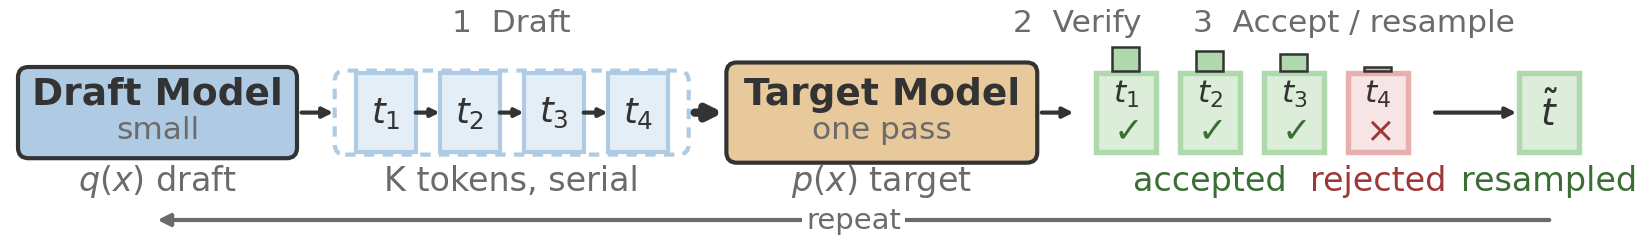

This figure's Python source:
#!/usr/bin/env python3
"""
Speculative decoding schematic -- ICLR-style flat vector, 7:1 banner.

Renders
    figures/speculative_decoding.pdf    vector, for \\includegraphics
    figures/speculative_decoding.png    300 dpi preview

Two things drove this rewrite:

1. Print size.  A 7:1 figure placed at \\textwidth is only ~0.79 in tall, so the
   ratio of font size to canvas height -- not the font size in points -- decides
   legibility.  The figure is therefore authored at 7 x 1 in and the script
   prints the effective point size after the \\textwidth downscale.

2. Machine-checkable layout.  Nobody eyeballs this file, so text is measured with
   the renderer *before* the boxes are sized, zones are packed to fill the width
   exactly, and ``verify()`` reports out-of-canvas artists and cross-group
   overlaps.  Plus a crude ink histogram, which is the closest thing to a look.
"""

import os

os.environ.setdefault("MPLCONFIGDIR", "/tmp/dsh-mplconfig")

import matplotlib

matplotlib.use("Agg")

import matplotlib.pyplot as plt
from matplotlib.patches import FancyBboxPatch, Rectangle, FancyArrowPatch
import numpy as np

# --------------------------------------------------------------------- style
INK = "#333333"
MUTED = "#6B6B6B"
FAINT = "#9A9A9A"
BLUE = "#AFCBE3"
BLUE_L = "#E4EEF7"
AMBER = "#E8C99B"
GREEN = "#AFD8AC"
GREEN_F = "#DCEEDA"
RED = "#E8AFAF"
RED_F = "#F7E4E4"

STROKE = 1.0          # uniform stroke weight, the house rule
DARK_GREEN = "#3B6E35"
DARK_RED = "#9E3838"

# Authored at the printed size: 5.5 in == \textwidth in a single-column ICLR
# paper.  Nothing is downscaled, so the point sizes below are the printed sizes.
# That matters: a 7:1 figure at \textwidth is only 0.786 in tall, and any
# \includegraphics scaling would shrink the labels with it.
FIG_W = 5.5
FIG_H = FIG_W / 7.0
TEXTWIDTH_IN = FIG_W

# fonts (points, and therefore points on the page)
F_TITLE, F_SUB, F_TOK, F_NOTE, F_PHASE, F_TINY = 9.0, 7.5, 8.5, 8.0, 7.5, 7.0

# vertical layout (inches).  FIG_H is 0.786, so each row is explicitly budgeted:
#   phase 0.654-0.758 | bars 0.546-0.630 | row 0.256-0.560
#   notes 0.125-0.236 | repeat 0.002-0.099
BOX_Y0, BOX_Y1 = 0.256, 0.560      # the two model boxes
SQ_Y0, SQ_Y1 = 0.276, 0.540        # token squares
LAB_Y = 0.408                      # draft token label
D_TOK_Y = 0.472                    # verified token label
MARK_Y = 0.350                     # check / cross
BAR_Y, BAR_MAX = 0.546, 0.630      # target-probability bars
PHASE_Y = 0.706
NOTE_Y = 0.180
REPEAT_Y = 0.050
LOOP_Y = 0.050
MARGIN = 0.06
MIN_GAP = 0.07

PARTS = []


def reg(name, artist, group, kind):
    PARTS.append(dict(name=name, artist=artist, group=group, kind=kind))
    return artist


fig = plt.figure(figsize=(FIG_W, FIG_H))
ax = fig.add_axes([0, 0, 1, 1])
ax.set_xlim(0, FIG_W)
ax.set_ylim(0, FIG_H)
ax.axis("off")
FIG_DPI = fig.get_dpi()


# ---------------------------------------------------------------- measuring
_MCACHE = {}


def measure(s, fs, weight="normal"):
    """Return (width, height) of a string in inches."""
    key = (s, fs, weight)
    if key in _MCACHE:
        return _MCACHE[key]
    t = ax.text(0, 0, s, fontsize=fs, fontweight=weight)
    fig.canvas.draw()
    bb = t.get_window_extent(fig.canvas.get_renderer())
    t.remove()
    val = (bb.width / FIG_DPI, bb.height / FIG_DPI)
    _MCACHE[key] = val
    return val


def tw(s, fs, weight="normal"):
    return measure(s, fs, weight)[0]


# ------------------------------------------------------------ zone A: draft
A_LABELS = ["Draft Model", "small", "$q(x)$ draft"]
A_PAD = 0.10
A_W = tw("Draft Model", F_TITLE, "bold") + A_PAD

# --------------------------------------------------------- zone B / D: row
SQ_W = max(0.20, tw("$t_1$", F_TOK) + 0.04)
SQ_H = SQ_Y1 - SQ_Y0
N_TOK = 4
B_PAD = 0.07
GAP_TOK = SQ_W * 0.40
ROW_W = N_TOK * SQ_W + (N_TOK - 1) * GAP_TOK
B_W = ROW_W + 2 * B_PAD
D_W = B_W

# ----------------------------------------------------------- zone C: target
C_W = tw("Target Model", F_TITLE, "bold") + 0.12

# ------------------------------------------------------- zone E: resampling
# the zone is widened to fit its caption; the square itself stays centre-aligned
E_W = max(SQ_W, tw("resampled", F_SUB))

# ------------------------------------------------------ phases and packing
PHASES = [
    ("1  Draft, serial", B_W, None),
    ("2  Verify, one pass", C_W + D_W + 0.0, None),
    ("3  Accept / resample", E_W, None),
]

ZONE_W = [A_W, B_W, C_W, D_W, E_W]
usable = FIG_W - 2 * MARGIN
gap = (usable - sum(ZONE_W)) / (len(ZONE_W) - 1)
if gap < 0:
    raise SystemExit(
        f"zones need {sum(ZONE_W):.2f} in but only {usable:.2f} in is usable"
    )
if gap < MIN_GAP:
    print(f"WARNING: computed gap {gap:.3f} in < MIN_GAP {MIN_GAP}")

x = MARGIN
X = []
for w in ZONE_W:
    X.append(x)
    x += w + gap
X_END = X[-1] + ZONE_W[-1]
if X_END > FIG_W - MARGIN + 1e-9:
    raise SystemExit("packing overflowed")


# ------------------------------------------------------------------ helpers
def rbox(px, py, w, h, fc, ec=INK, lw=STROKE, ls="-", name=None, group=None, z=2):
    p = FancyBboxPatch((px, py), w, h,
                       boxstyle="round,pad=0,rounding_size=0.035",
                       linewidth=lw, edgecolor=ec, facecolor=fc,
                       linestyle=ls, zorder=z)
    ax.add_patch(p)
    return reg(name or f"box({px:.3f},{py:.3f})", p, group, "box")


def sq(px, py, w, h, fc, ec=INK, lw=STROKE, ls="-", name=None, group=None, z=3):
    p = Rectangle((px, py), w, h, linewidth=lw, edgecolor=ec, facecolor=fc,
                  linestyle=ls, zorder=z)
    ax.add_patch(p)
    return reg(name or f"sq({px:.3f},{py:.3f})", p, group, "box")


def arr(x0, x1, py, lw=STROKE, ms=5, color=INK, name=None, group=None, z=5):
    a = FancyArrowPatch((x0, py), (x1, py), arrowstyle="-|>", mutation_scale=ms,
                        linewidth=lw, color=color, shrinkA=0, shrinkB=0, zorder=z)
    ax.add_patch(a)
    return reg(name or f"arr({x0:.3f}->{x1:.3f})", a, group, "arrow")


def loopback(x0, x1, py, name="repeat-arrow", group="R"):
    a = FancyArrowPatch((x0, py), (x1, py), arrowstyle="-|>", mutation_scale=6,
                        linewidth=STROKE, color=MUTED, shrinkA=0, shrinkB=0,
                        zorder=5)
    ax.add_patch(a)
    return reg(name, a, group, "arrow")


def txt(px, py, s, fs=F_NOTE, color=INK, ha="center", va="center",
        weight="normal", name=None, group=None, z=6, mask=False):
    # mask paints a white plate behind the label so a line under it stays broken
    t = ax.text(px, py, s, fontsize=fs, color=color, ha=ha, va=va,
                fontweight=weight, zorder=z,
                bbox=dict(facecolor="white", edgecolor="none", pad=1.0)
                if mask else None)
    return reg(name or f"txt('{s}')", t, group, "text")


LINK_Y = (SQ_Y0 + SQ_Y1) / 2

# --------------------------------------------------------------- draw: A
rbox(X[0], BOX_Y0, A_W, BOX_Y1 - BOX_Y0, BLUE, name="draft-model", group="A")
txt(X[0] + A_W / 2, 0.470, "Draft Model", fs=F_TITLE, weight="bold",
    group="A", name="draft-title")
txt(X[0] + A_W / 2, 0.350, "small", fs=F_SUB, color=MUTED, group="A",
    name="draft-sub")
txt(X[0] + A_W / 2, NOTE_Y, "$q(x)$ draft", fs=F_NOTE, color=MUTED,
    group="A", name="draft-note")

arr(X[0] + A_W + 0.015, X[1] - 0.005, LINK_Y, name="arr-A-B", group="LAB")

# --------------------------------------------------------------- draw: B
rbox(X[1], BOX_Y0 + 0.012, B_W, (BOX_Y1 - BOX_Y0) - 0.024, "none", ec=BLUE,
     ls=(0, (2.5, 2.0)), name="draft-group", group="B")
for i in range(N_TOK):
    tx = X[1] + B_PAD + i * (SQ_W + GAP_TOK)
    sq(tx, SQ_Y0, SQ_W, SQ_H, BLUE_L, ec=BLUE, name=f"draft-tok-{i+1}", group="B")
    txt(tx + SQ_W / 2, LAB_Y, f"$t_{i+1}$", fs=F_TOK, group="B",
        name=f"draft-tok-{i+1}-lab")
    if i < N_TOK - 1:
        arr(tx + SQ_W, tx + SQ_W + GAP_TOK, LINK_Y, ms=4,
            name=f"arr-serial-{i+1}", group="B")

txt(X[1] + B_W / 2, NOTE_Y, "K tokens, serial", fs=F_NOTE, color=MUTED,
    group="B", name="b-note")

arr(X[1] + B_W + 0.02, X[2] - 0.01, LINK_Y, lw=2.0, ms=7,
    name="arr-B-C", group="LBC")

# --------------------------------------------------------------- draw: C
rbox(X[2], BOX_Y0 - 0.015, C_W, (BOX_Y1 - BOX_Y0) + 0.03, AMBER,
     name="target-model", group="C")
txt(X[2] + C_W / 2, 0.470, "Target Model", fs=F_TITLE, weight="bold",
    group="C", name="target-title")
txt(X[2] + C_W / 2, 0.350, "one pass", fs=F_SUB, color=MUTED, group="C",
    name="target-sub")
txt(X[2] + C_W / 2, NOTE_Y, "$p(x)$ target", fs=F_NOTE, color=MUTED,
    group="C", name="target-note")

arr(X[2] + C_W + 0.015, X[3] - 0.005, LINK_Y, name="arr-C-D", group="LCD")

# --------------------------------------------------------------- draw: D
PROBS = [0.95, 0.82, 0.70, 0.16]
ACCEPT = [True, True, True, False]
for i in range(N_TOK):
    tx = X[3] + B_PAD + i * (SQ_W + GAP_TOK)
    ok = ACCEPT[i]
    sq(tx, SQ_Y0, SQ_W, SQ_H, GREEN_F if ok else RED_F,
       ec=GREEN if ok else RED, lw=1.3, name=f"ver-tok-{i+1}", group="D")
    txt(tx + SQ_W / 2, D_TOK_Y, f"$t_{i+1}$", fs=F_SUB, group="D",
        name=f"ver-tok-{i+1}-lab")
    txt(tx + SQ_W / 2, MARK_Y, "$\\checkmark$" if ok else "$\\times$", fs=F_TOK,
        color=DARK_GREEN if ok else DARK_RED, group="D",
        name=f"ver-mark-{i+1}")
    bw = SQ_W * 0.45
    sq(tx + (SQ_W - bw) / 2, BAR_Y, bw, PROBS[i] * (BAR_MAX - BAR_Y),
       GREEN if ok else RED, ec=INK, lw=0.6, name=f"ver-bar-{i+1}", group="D")

d_tok = [X[3] + B_PAD + i * (SQ_W + GAP_TOK) for i in range(N_TOK)]
txt((d_tok[0] + d_tok[2] + SQ_W) / 2, NOTE_Y, "accepted", fs=F_NOTE,
    color=DARK_GREEN, group="D", name="d-accepted")
txt(d_tok[3] + SQ_W / 2, NOTE_Y, "rejected", fs=F_NOTE, color=DARK_RED,
    group="D", name="d-rejected")

arr(X[3] + D_W + 0.02, X[4] + (E_W - SQ_W) / 2 - 0.01, LINK_Y,
    name="arr-D-E", group="LDE")

# --------------------------------------------------------------- draw: E
E_SQX = X[4] + (E_W - SQ_W) / 2
sq(E_SQX, SQ_Y0, SQ_W, SQ_H, GREEN_F, ec=GREEN, lw=1.3, name="resample-tok",
   group="E")
txt(E_SQX + SQ_W / 2, LAB_Y, "$\\tilde{t}$", fs=9, group="E", name="resample-lab")
txt(X[4] + E_W / 2, NOTE_Y, "resampled", fs=F_NOTE, color=DARK_GREEN,
    group="E", name="e-note")

# ------------------------------------------------------- phases (top row)
def center_clamped(cx, s, fs):
    """Centre a label on cx but keep it inside the canvas."""
    w = tw(s, fs)
    return min(max(cx, 0.05 + w / 2), FIG_W - 0.05 - w / 2)


for cx, s, nm in [
    (X[1] + B_W / 2, "1  Draft", "phase-1"),
    ((X[2] + X[3] + D_W) / 2, "2  Verify", "phase-2"),
    ((X[3] + X[4] + E_W) / 2, "3  Accept / resample", "phase-3"),
]:
    txt(center_clamped(cx, s, F_PHASE), PHASE_Y, s, fs=F_PHASE, color=MUTED,
        name=nm, group="P")

# ------------------------------------------------------ bottom repeat loop
loopback(X[4] + E_W / 2, X[0] + A_W / 2, LOOP_Y)
txt((X[0] + A_W / 2 + X[4] + E_W / 2) / 2, REPEAT_Y, "repeat", fs=F_TINY,
    color=MUTED, name="repeat-lab", group="R", mask=True)


# ------------------------------------------------------------- verification
def verify():
    fig.canvas.draw()
    r = fig.canvas.get_renderer()
    Wpx, Hpx = fig.canvas.get_width_height()
    errors, notes = [], []

    for p in PARTS:
        b = p["artist"].get_window_extent(r)
        if b.x0 < -0.5 or b.y0 < -0.5 or b.x1 > Wpx + 0.5 or b.y1 > Hpx + 0.5:
            errors.append(f"OUT OF CANVAS  {p['name']:<20} "
                          f"x[{b.x0:.0f},{b.x1:.0f}] y[{b.y0:.0f},{b.y1:.0f}] "
                          f"canvas {Wpx}x{Hpx}")

    for i in range(len(PARTS)):
        for j in range(i + 1, len(PARTS)):
            a, b = PARTS[i], PARTS[j]
            ba, bb = a["artist"].get_window_extent(r), b["artist"].get_window_extent(r)
            if not ba.overlaps(bb):
                continue
            ov_w = min(ba.x1, bb.x1) - max(ba.x0, bb.x0)
            ov_h = min(ba.y1, bb.y1) - max(ba.y0, bb.y0)
            if ov_w < 1.5 or ov_h < 1.5:
                continue
            msg = f"OVERLAP {ov_w:5.1f}x{ov_h:5.1f}px  {a['name']} <-> {b['name']}"
            (notes if a["group"] == b["group"] else errors).append(msg)

    print("=" * 74)
    print(f"authored {FIG_W}x{FIG_H} in ({FIG_W/FIG_H:.2f}:1), {Wpx}x{Hpx}px, "
          f"{len(PARTS)} artists")
    print(f"zone widths: " + "  ".join(f"{n}={w:.2f}in"
          for n, w in zip("ABCDE", ZONE_W)))
    print(f"packed gap: {gap:.3f} in, right edge {X_END:.3f} in")
    print("-" * 74)
    if errors:
        print(f"ERRORS ({len(errors)}):")
        for e in errors:
            print("  ", e)
    else:
        print("ERRORS: none -- everything inside the canvas, no cross-group overlap")
    if notes:
        print(f"intentional nesting ({len(notes)}):")
        for n in notes:
            print("  ", n)
    print("-" * 74)
    scale = TEXTWIDTH_IN / FIG_W
    print(f"placed with width=\\textwidth ({TEXTWIDTH_IN} in) -> scale {scale:.3f}")
    for fs in sorted({F_TITLE, F_SUB, F_TOK, F_NOTE, F_PHASE, F_TINY}, reverse=True):
        eff = fs * scale
        flag = "" if eff >= 7.0 else "   <-- BELOW 7pt, reconsider"
        print(f"    authored {fs:>4.1f}pt -> printed {eff:>4.1f}pt{flag}")
    print("=" * 74)
    return not errors


def ink_balance(path, bands=10):
    from matplotlib.image import imread

    img = imread(path)
    if img.shape[-1] == 4:
        img = img[..., :3]
    ink = (img < 0.92).any(axis=-1)
    h, w = ink.shape
    cells = [ink[:, k * w // bands:(k + 1) * w // bands].mean() for k in range(bands)]
    print(f"ink balance, {bands} bands of {w//bands}px:")
    print("  [" + "".join(" .:-=+*#%@"[min(9, int(v * 30))] for v in cells) + "]")
    print("  " + "  ".join(f"{v*100:4.1f}%" for v in cells))
    empty = [k for k, v in enumerate(cells) if v < 0.004]
    print("  WARNING near-empty bands: " + str(empty) if empty
          else "  no empty band -- content spans the full width")
    return cells


if __name__ == "__main__":
    here = os.path.dirname(os.path.abspath(__file__))
    pdf = os.path.join(here, "speculative_decoding.pdf")
    png = os.path.join(here, "speculative_decoding.png")

    ok = verify()
    fig.savefig(pdf, format="pdf")
    fig.savefig(png, format="png", dpi=300)
    print(f"wrote {pdf}")
    print(f"wrote {png}")
    ink_balance(png)
    print("RESULT:", "CLEAN" if ok else "LAYOUT ERRORS PRESENT")
